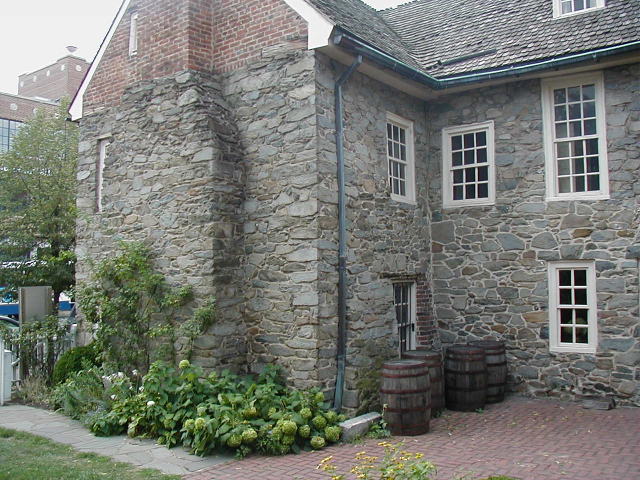
%> input picture hw6/house1.jpg, 1280 x 960 px (shown at 1/2 size)
$ octave hw6.m   (GNU Octave 9; MATLAB toolbox functions it lacks are replaced by stand-ins)
%> lines starting %> are read from the running program, lines starting %| are printed output that depends on the picture
%Read the image of the house, convert the image to gray level and resize it as:

im = imread('house1.jpg');
%> im is the input picture: size 960x1280x3 uint8; mean R, G, B 118.1, 120.7, 113.6
imgray = rgb2gray(im);
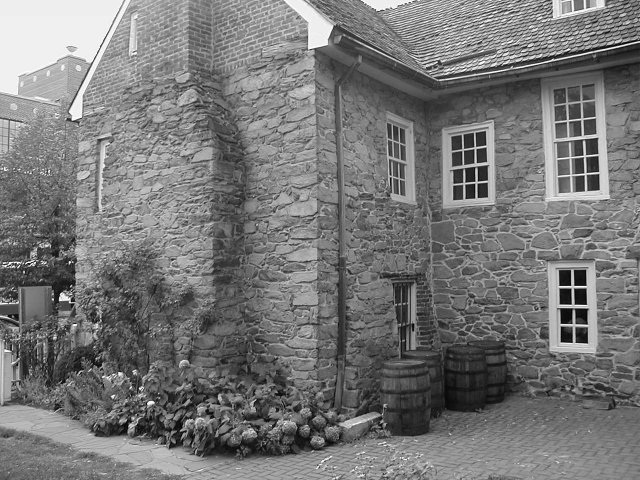
%> imgray: size 960x1280 uint8 (shown at 1/2 size); min 0, max 255, mean 119.1
imsmall = imresize(imgray,0.25);
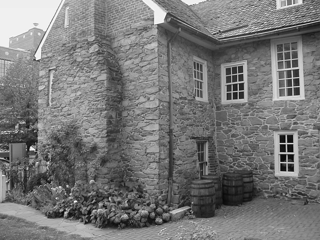
%> imsmall: size 240x320 uint8; min 3, max 254, mean 119.1
subplot(2,2,1);
imagesc(imsmall); colormap gray; axis image;
title('original image')

%Use this image to test the conv2 routine, which convolves the image with a 2D filter
filter = ones(3,3);
imresult1 = conv2( imsmall, filter, 'same');
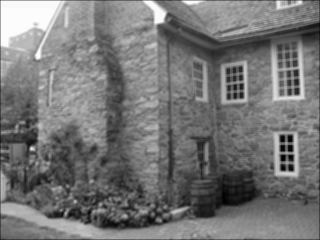
%> imresult1: size 240x320 double; min 106, max 2184, mean 1065.9; drawn with min black and max white
subplot(2,2,2);
imagesc(imresult1); colormap gray; axis image;
title('filter size = 3 x 3')

%Use this image to test the conv2 routine, which convolves the image with a 2D filter
filter = ones(7,7);
imresult2 = conv2( imsmall, filter, 'same');
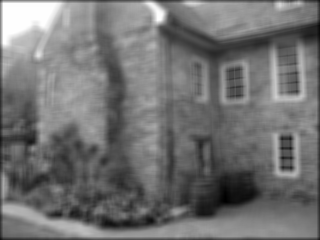
%> imresult2: size 240x320 double; min 850, max 11782, mean 5749.4; drawn with min black and max white
subplot(2,2,3);
imagesc(imresult2); colormap gray; axis image;
title('filter size = 7 x 7')

%Use this image to test the conv2 routine, which convolves the image with a 2D filter
filter = ones(11,11);
imresult3 = conv2( imsmall, filter, 'same');
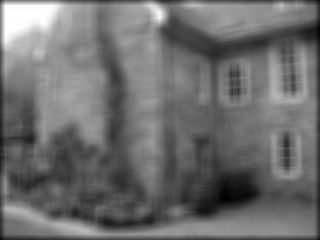
%> imresult3: size 240x320 double; min 2609, max 29062, mean 14068.8; drawn with min black and max white
subplot(2,2,4);
imagesc(imresult3); colormap gray; axis image;
title('filter size = 11 x 11')

$ run again, with hw6/house2.jpg copied over hw6/house1.jpg
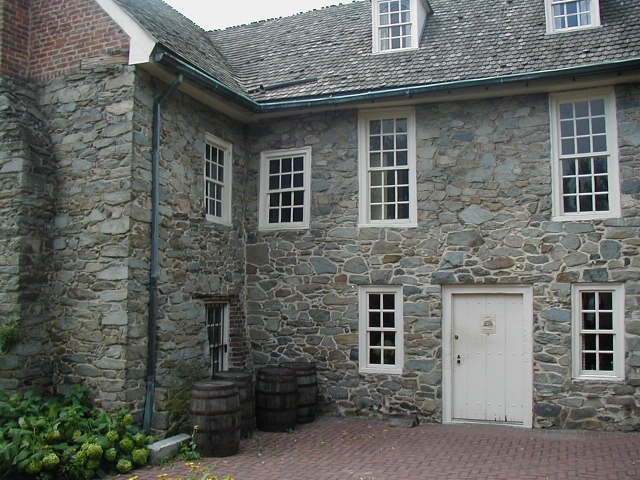
%> input picture hw6/house2.jpg, 1280 x 960 px (shown at 1/2 size)
%> im is the input picture: size 960x1280x3 uint8; mean R, G, B 100.1, 103, 98.6
%> `imresult1 = conv2( imsmall, filter, 'same');`:
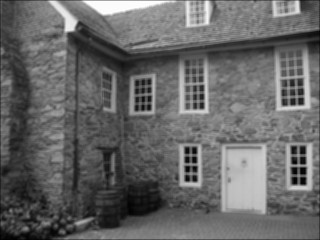
%> imresult1: size 240x320 double; min 56, max 2170, mean 909.5; drawn with min black and max white
%> `imresult3 = conv2( imsmall, filter, 'same');`:
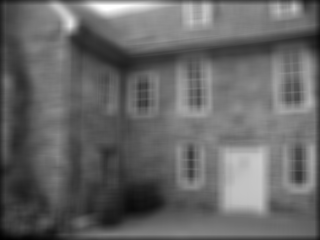
%> imresult3: size 240x320 double; min 625, max 28944, mean 12025.5; drawn with min black and max white

$ run again, with hw6/db1.JPG copied over hw6/house1.jpg
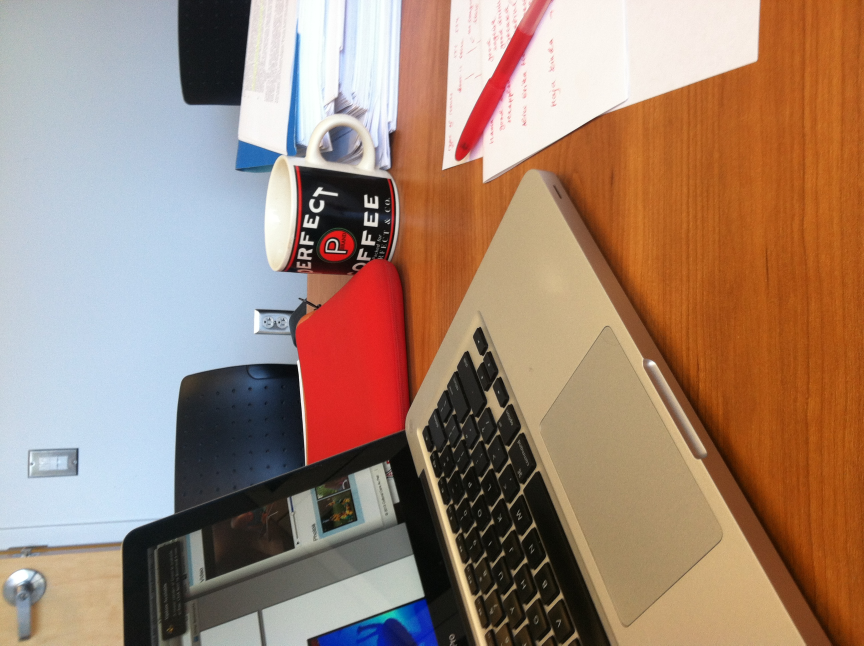
%> input picture hw6/db1.JPG, 2592 x 1936 px (shown at 1/3 size)
%> `imsmall = imresize(imgray,0.25);`:
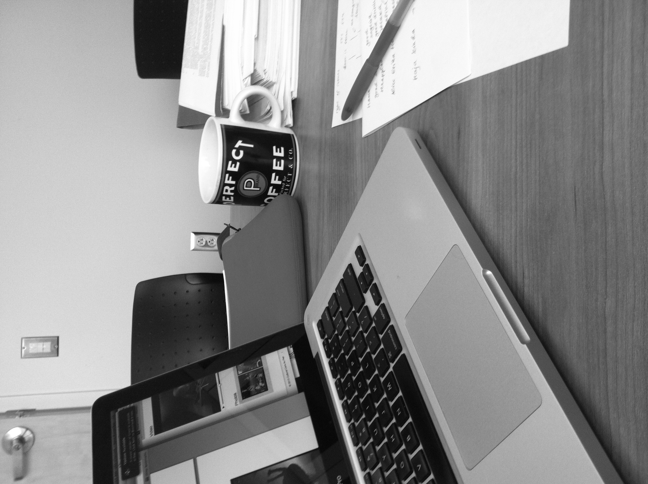
%> imsmall: size 484x648 uint8; min 6, max 255, mean 139.1
%> `imresult2 = conv2( imsmall, filter, 'same');`:
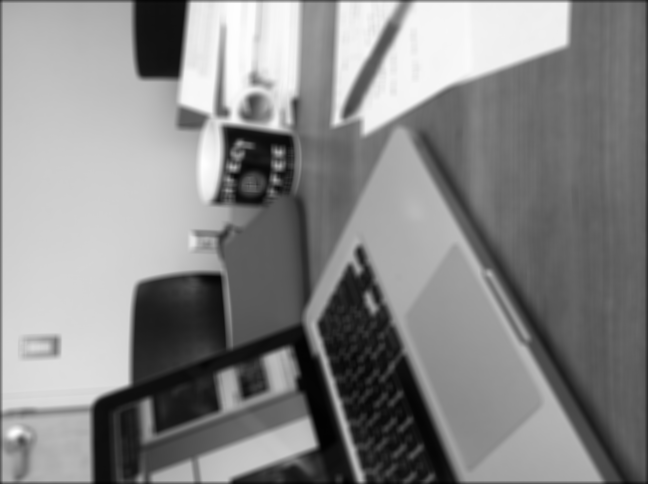
%> imresult2: size 484x648 double; min 312, max 12470, mean 6772.9; drawn with min black and max white

$ run again, with hw6/db2.JPG copied over hw6/house1.jpg
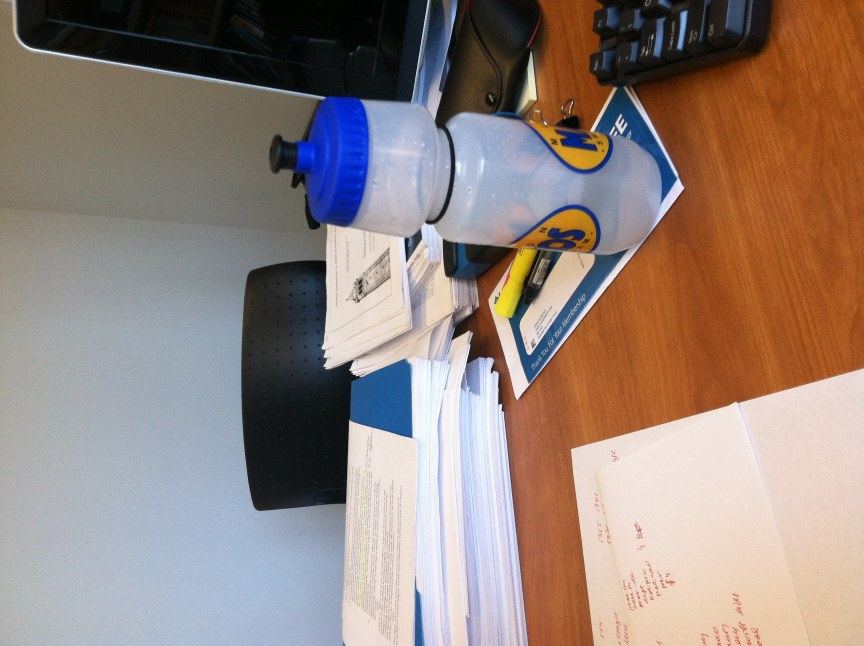
%> input picture hw6/db2.JPG, 2592 x 1936 px (shown at 1/3 size)
%> `imsmall = imresize(imgray,0.25);`:
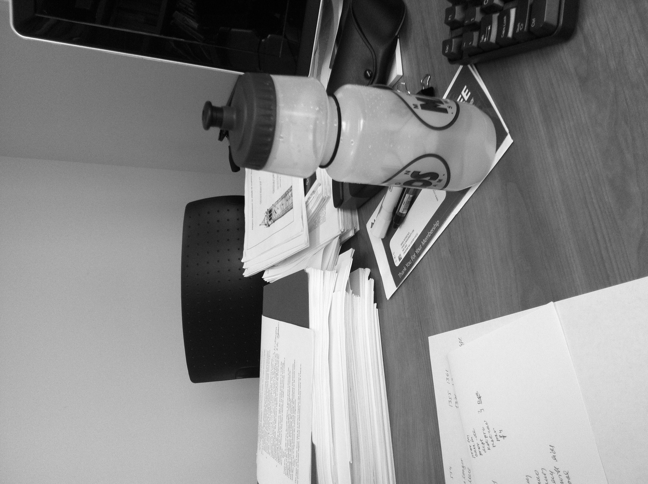
%> imsmall: size 484x648 uint8; min 1, max 253, mean 135.7
%> `imresult2 = conv2( imsmall, filter, 'same');`:
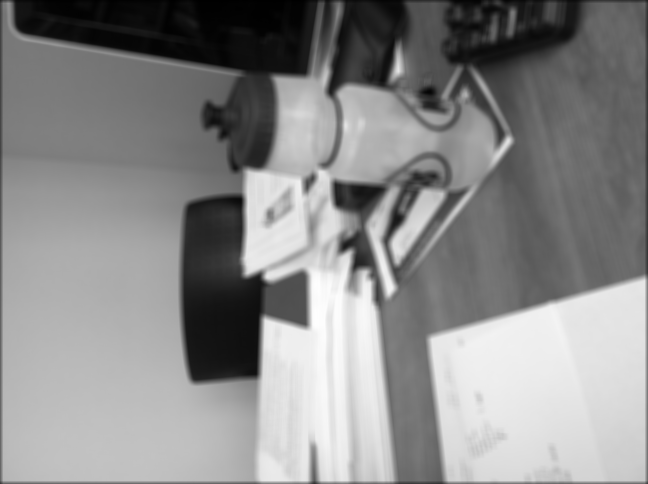
%> imresult2: size 484x648 double; min 73, max 12115, mean 6610.4; drawn with min black and max white
